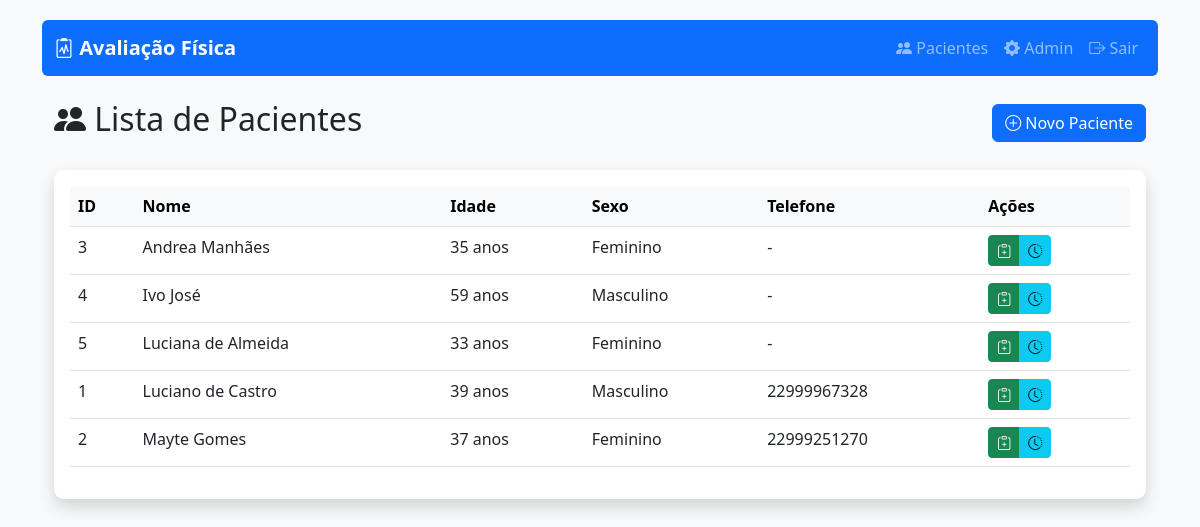
The page /pacientes/ (signed in) on the database as committed earlier.
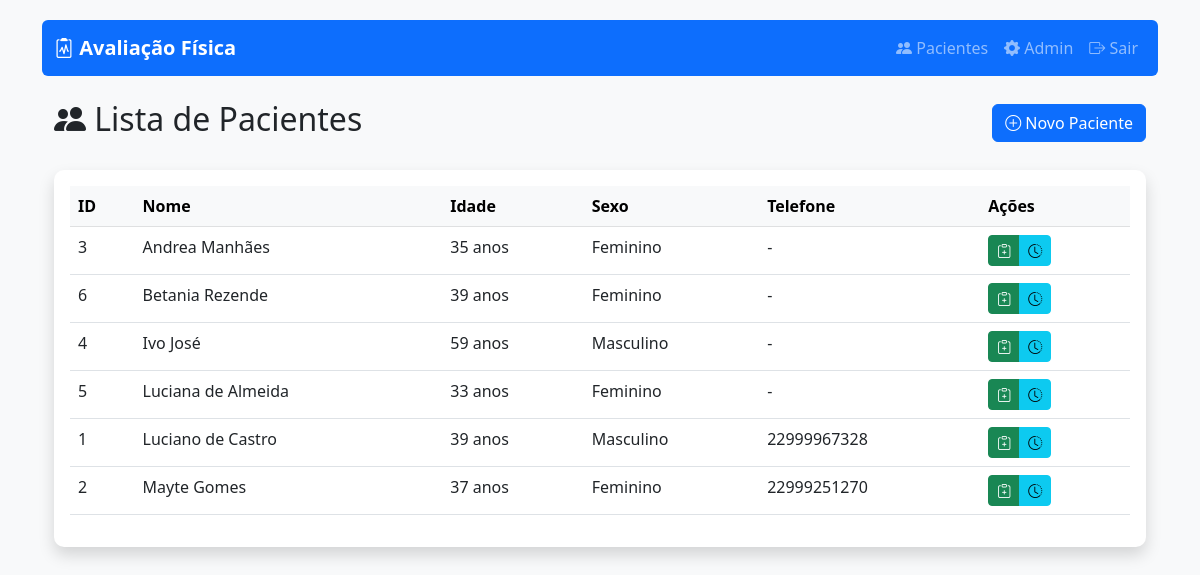
The same page on the database as committed later.
### avaliacao/models.py (models this page shows, shortened)
class Paciente(models.Model):
    SEXO_CHOICES = [('M', 'Masculino'), ('F', 'Feminino')]
    nome = models.CharField(max_length=100)
    sexo = models.CharField(max_length=1, choices=SEXO_CHOICES)
    data_nascimento = models.DateField()
    telefone = models.CharField(max_length=15, blank=True)
    email = models.EmailField(blank=True)
    observacoes = models.TextField(blank=True)
    @property
    def idade(self):
        hoje = date.today()
        return hoje.year - self.data_nascimento.year - (
            (hoje.month, hoje.day) < (self.data_nascimento.month, self.data_nascimento.day)
        )

### avaliacao/views.py (the view)
# urls.py: path('pacientes/', views.lista_pacientes, name='lista_pacientes'),
@login_required
def lista_pacientes(request):
    pacientes = Paciente.objects.all().order_by('nome')
    return render(request, 'avaliacao/lista_pacientes.html', {
        'pacientes': pacientes,
        'titulo': 'Lista de Pacientes'
    })

### avaliacao/templates/avaliacao/lista_pacientes.html (shortened to what this page needs)
{% extends 'avaliacao/base.html' %}
{% block content %}
<div class="container mt-4">
    <div class="d-flex justify-content-between align-items-center mb-4">
        <h2><i class="bi bi-people-fill"></i> Lista de Pacientes</h2>
        <a href="{% url 'avaliacao:novo_paciente' %}" class="btn btn-primary">
            <i class="bi bi-plus-circle"></i> Novo Paciente
        </a>
    </div>
    <div class="card shadow">
        <div class="card-body">
            <div class="table-responsive">
                <table class="table table-hover">
                    <thead class="table-light">
                        <tr>
                            <th>ID</th>
                            <th>Nome</th>
                            <th>Idade</th>
                            <th>Sexo</th>
                            <th>Telefone</th>
                            <th>Ações</th>
                        </tr>
                    </thead>
                    <tbody>
                        {% for paciente in pacientes %}
                        <tr>
                            <td>{{ paciente.id }}</td>
                            <td>{{ paciente.nome }}</td>
                            <td>{{ paciente.idade }} anos</td>
                            <td>{{ paciente.get_sexo_display }}</td>
                            <td>{{ paciente.telefone|default:"-" }}</td>
                            <td>
                                <div class="btn-group" role="group">
                                    <a href="{% url 'avaliacao:nova_avaliacao' paciente.id %}"
                                       class="btn btn-sm btn-success"
                                       title="Nova Avaliação">
                                        <i class="bi bi-clipboard-plus"></i>
                                    </a>
                                    <a href="{% url 'avaliacao:historico_avaliacoes' paciente.id %}"
                                       class="btn btn-sm btn-info"
                                       title="Ver Histórico">
                                        <i class="bi bi-clock-history"></i>
                                    </a>
                                </div>
                            </td>
                        </tr>
                        {% empty %}
                        <tr>
                            <td colspan="6" class="text-center text-muted">
                                Nenhum paciente cadastrado ainda.
                            </td>
                        </tr>
                        {% endfor %}
                    </tbody>
                </table>
            </div>
        </div>
    </div>
</div>
{% endblock %}

### avaliacao/templates/avaliacao/base.html (shortened to what this page needs)
<!DOCTYPE html>
<html lang="pt-br">
<head>
    <link href="https://cdn.jsdelivr.net/npm/bootstrap@5.3.0/dist/css/bootstrap.min.css" rel="stylesheet">
    <link rel="stylesheet" href="https://cdn.jsdelivr.net/npm/bootstrap-icons@1.8.0/font/bootstrap-icons.css">
</head>
<body>
    <div class="container">
        <nav class="navbar navbar-expand-lg navbar-dark bg-primary mb-4 rounded">
            <div class="container-fluid">
                <a class="navbar-brand" href="{% url 'avaliacao:lista_pacientes' %}">
                    <i class="bi bi-clipboard2-pulse"></i> Avaliação Física
                </a>
                <div class="navbar-nav ms-auto">
                    <a class="nav-link" href="{% url 'avaliacao:lista_pacientes' %}">
                        <i class="bi bi-people-fill"></i> Pacientes
                    </a>
                    <a class="nav-link" href="{% url 'admin:index' %}" target="_blank">
                        <i class="bi bi-gear-fill"></i> Admin
                    </a>
                    {% if user.is_authenticated %}
                        <a class="nav-link" href="{% url 'logout' %}">
                            <i class="bi bi-box-arrow-right"></i> Sair
                        </a>
                    {% endif %}
                </div>
            </div>
        </nav>
        <main>
            {% block content %}{% endblock %}
        </main>
    </div>
</body>
</html>

### avaliacao/templates/avaliacao/base.html (style rules this page uses)
body { background-color: #f8f9fa; padding-top: 20px; }
.card { border-radius: 10px; box-shadow: 0 4px 6px rgba(0, 0, 0, 0.1); margin-bottom: 20px; border: none; }
.navbar-brand { font-weight: 600; }

### avaliacao/templates/avaliacao/lista_pacientes.html (style rules this page uses)
.btn-group .btn { padding: 0.25rem 0.5rem; }

Rows that differ between the two databases and show on the page:
added Paciente: id "6", nome "Betania Rezende", idade "39", sexo "Feminino", telefone "-"
